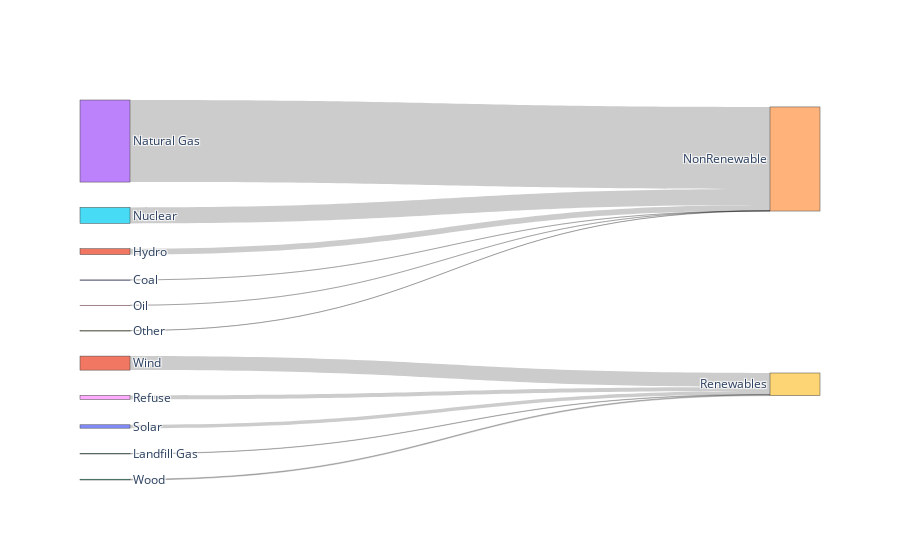

This figure's notebook cell:
### Code cell
sandkey.make_sankey(df, columns=['FuelCategory', 'FuelCategoryRollup'], vals_col=['GenMw'])

### Figure 1 — Plotly figure (JSON) as saved in the notebook; plotly's stock layout.template omitted (floating-point values rounded to 4 significant figures)
{"data": [{"link": {"source": [0, 1, 2, 3, 5, 6, 7, 8, 10, 11, 12], "target": [4, 4, 9, 4, 4, 4, 4, 9, 9, 9, 9], "value": [226, 98332, 6129, 1382624, 269287, 316, 2614, 67602, 56754, 236358, 13650]}, "node": {"label": ["Coal", "Hydro", "Landfill Gas", "Natural Gas", "NonRenewable", "Nuclear", "Oil", "Other", "Refuse", "Renewables", "Solar", "Wind", "Wood"], "pad": 50, "thickness": 50}, "type": "sankey"}], "layout": {}}
